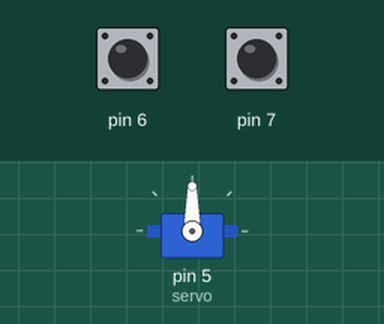
The sketch below on a simulated Arduino Uno, built with avr-gcc and run on an emulated ATmega328P. Shown: servo. Inputs (shaded band) come from the test bench; at power-on: pin 6 HIGH, pin 7 HIGH.

Above: at 1.2 s.
1.3 s: pin 6 pulled LOW for 0.15 s
At 1.37 s:
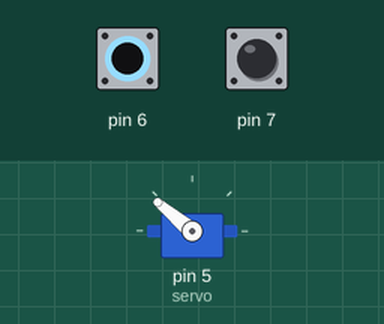
2.9 s: pin 7 pulled LOW for 0.15 s
At 2.97 s:
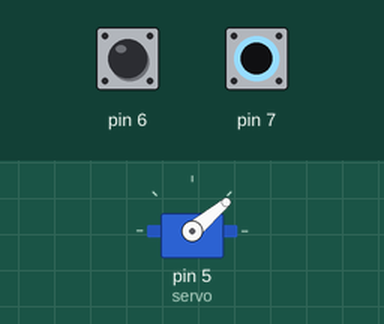
4.5 s: pin 7 pulled LOW for 3.2 s
At 8.9 s:
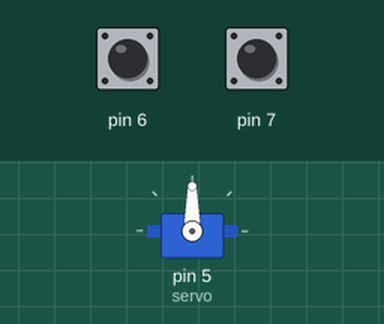
9.2 s: pin 6 pulled LOW for 3.2 s
At 10.3 s:
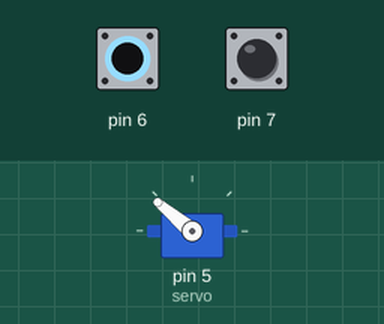
Timing chart, 0 to 13.9 s (numbered marks = the images above; inputs shaded):
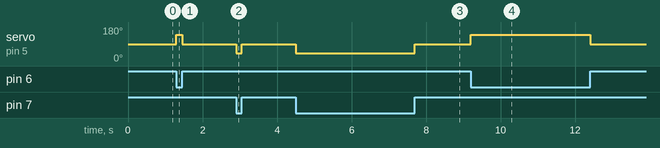

The sketch:

Servo.ino
```cpp
#include <Servo.h>

Servo servo;

void setup() {
  servo.attach(5);

  pinMode(6, INPUT_PULLUP);
  pinMode(7, INPUT_PULLUP);
}

void loop() {
  if(digitalRead(6) == 0) {
    servo.write(140);
  } else if(digitalRead(7) == 0) {
    servo.write(40);
  } else {
    servo.write(90);
  }
}
```

Measured:
- after the input at 1.3 s, servo on pin 5 (servo): 90° → 140° at once, → 90° 0.15 s later
- after the input at 2.9 s, servo on pin 5 (servo): 90° → 40° at once, → 90° 0.15 s later
- after the input at 4.5 s, servo on pin 5 (servo): 90° → 40° at once, → 90° 3.2 s later
- after the input at 9.2 s, servo on pin 5 (servo): 90° → 140° at once, → 90° 3.2 s later
